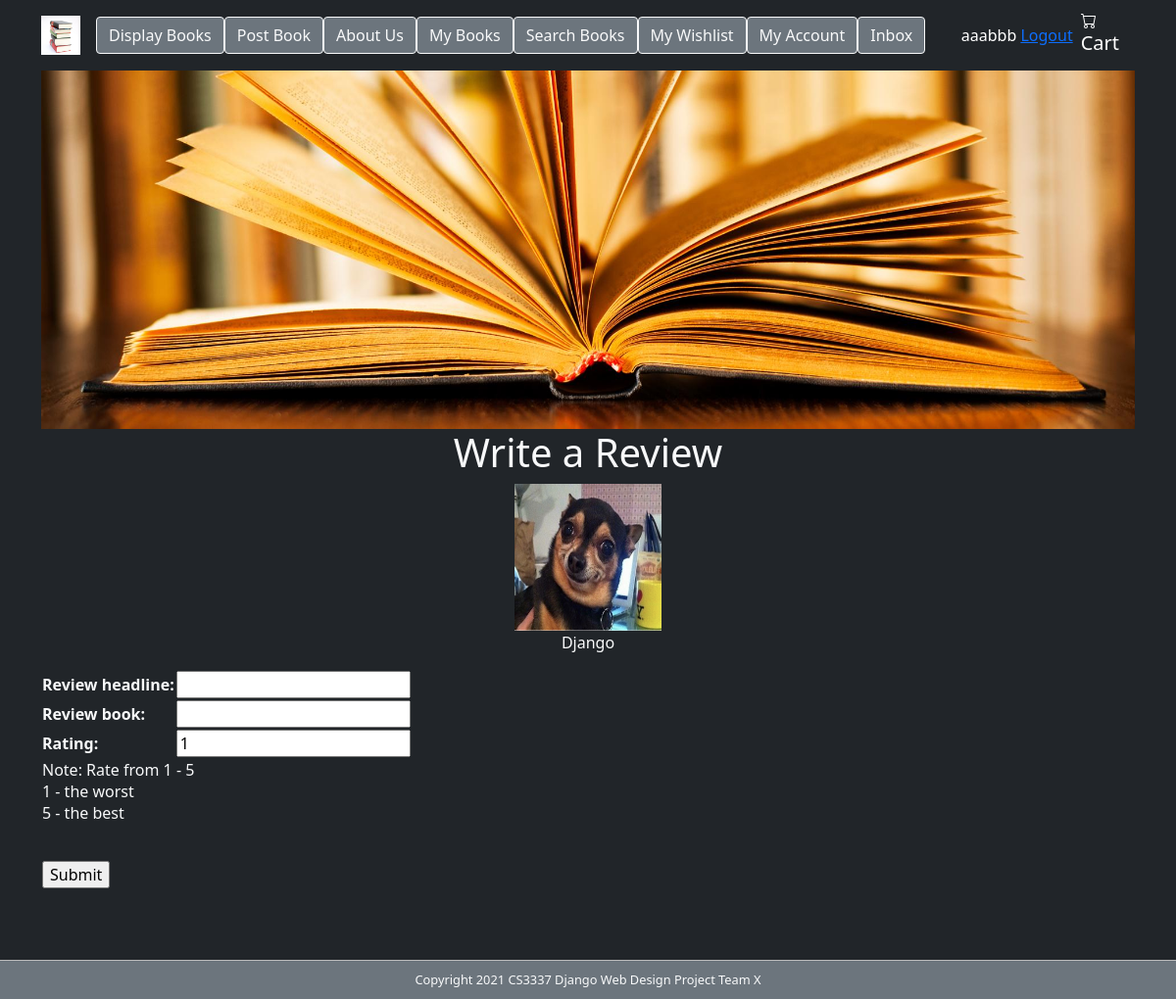
The app's page /review_form?book_id=1 (signed in) with its own data.
### bookMng/models.py (models this page shows, shortened)
class MainMenu(models.Model):
    item = models.CharField(max_length=200, unique=True)
    link = models.CharField(max_length=200, unique=True)

class Book(models.Model):
    name = models.CharField(max_length=200)
    web = models.URLField(max_length=200)
    price = models.DecimalField(decimal_places=2, max_digits=6)
    publishdate = models.DateField(auto_now=True)
    picture = models.FileField(upload_to='bookEx/static/uploads')
    pic_path = models.CharField(max_length=300, editable=False, blank=True)
    username = models.ForeignKey(User, blank=True, null=True, on_delete=models.CASCADE)
    identification = models.CharField(max_length=200, default="")  # added

### bookMng/views.py (the view)
# urls.py: path('review_form', views.review_form, name='review_form'),
@login_required(login_url=reverse_lazy('login'))
def review_form(request):
    submitted = False
    if request.method == 'POST':
        book_id = request.POST.get('book_id')
        book = Book.objects.get(id=book_id)
        form = ReviewForm(request.POST, request.FILES)
        if form.is_valid():
            review = form.save(commit=False)
            try:
                review.username = request.user
                review.book = book
            except Exception:
                pass
            review.save()
            return HttpResponseRedirect('/book_detail/' + str(book_id))
    else:
        book_id = request.GET.get('book_id')
        book = Book.objects.get(id=book_id)
        book.pic_path = book.picture.url[14:]
        form = ReviewForm()
        if 'submitted' in request.GET:
            submitted = True
    return render(request,
                  'bookMng/review_form.html',
                  {
                      'item_list': MainMenu.objects.all(),
                      'book': book,
                      'form': form,
                      'submitted': submitted,
                      'book_id': book_id,
                  }
                  )

### bookMng/forms.py
class ReviewForm(ModelForm):
    class Meta:
        model = Review
        fields = [
            'review_headline',
            'review_book',
            'rating',
        ]

### bookEx/templates/bookMng/review_form.html (shortened to what this page needs)
<link href="https://cdn.jsdelivr.net/npm/bootstrap@5.1.3/dist/css/bootstrap.min.css"
      rel="stylesheet"
>
{% extends "base.html" %}
{% load static %}
{% block sidenav %}
    {% for item in item_list %}
        <li>
            <a href="{{ item.link}}">
                <button type="button" class="btn btn-secondary btn-outline-light">{{ item.item }}</button>
            </a>
        </li>
    {% endfor %}
{% endblock sidenav %}
{% block content %}
   <h1 align="center"> Write a Review</h1>
{% if submitted %}
  <h1> Review Posted Successfully</h1>
{% else %}
  <form action=""  method="post" >
      <div align="center"><img src="{% static book.pic_path %}" width="150" height="150" > <p>{{ book.name }}</p> </div>
      <table>
          {{ form.as_table }}
          <tr>
              <td colspan="2">
                 <p> Note: Rate from 1 - 5 <br> 1 - the worst <br> 5 - the best</p>
                  <br>
                  <input type="submit" value="Submit">
              </td>
          </tr>
      </table>
  </form>
{% endif %}
{% endblock content%}

### bookEx/templates/base.html (shortened to what this page needs)
<link href="https://cdn.jsdelivr.net/npm/bootstrap@5.1.3/dist/css/bootstrap.min.css"
      rel="stylesheet"
>
{% load static %}
<!DOCTYPE html>
<html lang="en">
<head>
    <link href="{% static 'main.css' %}" rel="stylesheet" type="text/css">
</head>
<body class="container bg-dark text-light">
<div>
    <header>
        <div>
        <nav class="navbar navbar-expand-lg text-white bg-dark navbar-dark">
            <a class="navbar-brand" href="/"><img src="{% static 'logo.jpg' %}" width="40" height="40" alt="" /></a>
            <div class="collapse navbar-collapse" id="navbarNav">
                <ul class="navbar-nav ">
                    {% block sidenav %}{% endblock sidenav %}
                </ul>
            </div>
            <span class="p-2" style="float: right;">
                {% if user.is_authenticated %}
                    {{ user.username }}
                    <a href="{% url 'logout' %}?next=/">Logout</a>
                {% else %}
                     Not logged in
                    <a href="{% url 'login' %}?next=/">Login</a>
                {% endif %}
            </span>
            <a class="navbar-brand" href="/shoppingcart"></i><br>Cart</a>
        </nav>
        </div>
        <div id="topbanner" >
            <img src="{% static 'topbanner.jpg' %}" alt="" class="w-100 "/>
        </div>
    </header>
        {% block content %}{% endblock content %}
    <br><br><br><br>
    <footer id="footer" class="bg-secondary text-light fixed-bottom">
        Copyright 2021 CS3337 Django Web Design Project Team X
    </footer>
</div>
</body>
</html>

### bookEx/static/main.css (style rules this page uses)
#footer { text-align: center; font-size: 0.8em; margin-top: 5px; padding-top: 10px; padding-bottom: 10px; background-color: #FFFFFF; border-top: thin solid #BBBBBB; clear: both; color: #969696; }

### records on screen
MainMenu: item "Display Books"
MainMenu: item "Post Book"
MainMenu: item "About Us"
MainMenu: item "My Books"
MainMenu: item "Search Books"
MainMenu: item "My Wishlist"
MainMenu: item "My Account"
MainMenu: item "Inbox"
Book: name "Django"

### other values on screen
{{ user.username }} "aaabbb"
